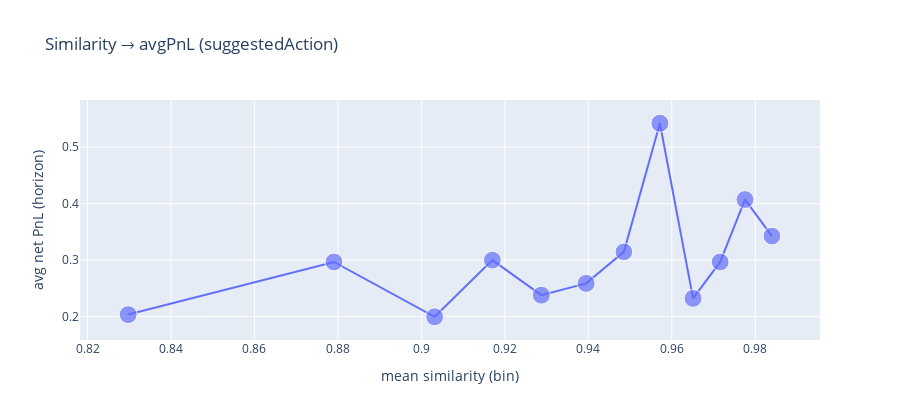

Notebook code cell kept with this figure:
### Code cell
fig = go.Figure()
fig.add_trace(go.Scatter(
    x=cal['sim_mean'],
    y=cal['pnl_mean'],
    mode='markers+lines',
    name='avgPnL',
    marker=dict(size=np.clip(cal['n'] / cal['n'].max() * 18, 6, 18)),
))
fig.update_layout(
    title='Similarity → avgPnL (suggestedAction)',
    xaxis_title='mean similarity (bin)',
    yaxis_title='avg net PnL (horizon)',
    height=420,
)
fig

### Figure 1 — Plotly figure (JSON) as saved in the notebook; plotly's stock layout.template omitted (floating-point values rounded to 4 significant figures)
{"data": [{"marker": {"size": [17.89, 17.89, 17.89, 17.79, 17.96, 17.98, 17.67, 18.0, 17.89, 17.85, 17.89, 17.7]}, "mode": "markers+lines", "name": "avgPnL", "type": "scatter", "x": [0.8297, 0.8791, 0.9032, 0.917, 0.9287, 0.9395, 0.9485, 0.9571, 0.9651, 0.9716, 0.9775, 0.984], "y": [0.2036, 0.2968, 0.1996, 0.3001, 0.238, 0.2588, 0.3147, 0.5425, 0.2323, 0.2968, 0.4073, 0.3427]}], "layout": {"height": 420, "title": {"text": "Similarity → avgPnL (suggestedAction)"}, "xaxis": {"title": {"text": "mean similarity (bin)"}}, "yaxis": {"title": {"text": "avg net PnL (horizon)"}}}}
